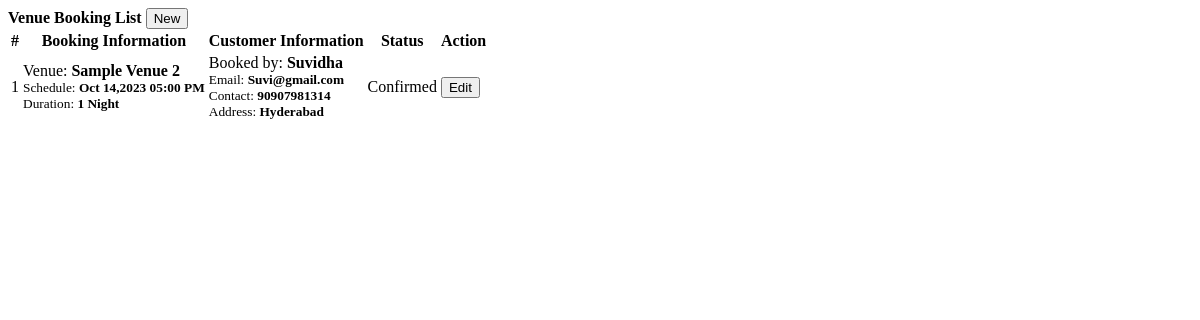
Page /admin/booking.php on the committed database.
### tables this page shows
CREATE TABLE `venue_booking` (
  `id` int(30) NOT NULL,
  `name` text NOT NULL,
  `address` text NOT NULL,
  `email` varchar(100) NOT NULL,
  `contact` varchar(100) NOT NULL,
  `venue_id` int(30) NOT NULL,
  `duration` varchar(100) NOT NULL,
  `datetime` datetime NOT NULL,
  `status` tinyint(1) NOT NULL DEFAULT 0 COMMENT '0-for verification,1=confirmed,2=canceled'
);

CREATE TABLE `venue` (
  `id` int(30) NOT NULL,
  `venue` text NOT NULL,
  `address` text NOT NULL,
  `description` text NOT NULL,
  `rate` float NOT NULL
);

### admin/booking.php (the view, shortened to what this page needs)
<?php include('db_connect.php');?>
<div class="container-fluid">
	<div class="col-lg-12">
		<div class="row">
			<div class="col-md-12">
				<div class="card">
					<div class="card-header">
						<b>Venue Booking List</b>
						<span class="">
							<button class="btn btn-primary btn-block btn-sm col-sm-2 float-right" type="button" id="new_book">
					<i class="fa fa-plus"></i> New</button>
				</span>
					</div>
					<div class="card-body">
						<table class="table table-bordered table-condensed table-hover">
							<thead>
								<tr>
									<th class="text-center">#</th>
									<th class="">Booking Information</th>
									<th class="">Customer Information</th>
									<th class="">Status</th>
									<th class="text-center">Action</th>
								</tr>
							</thead>
							<tbody>
								<?php
								$i = 1;
								$booking = $conn->query("SELECT b.*,v.venue from venue_booking b inner join venue v on v.id = b.venue_id");
								while($row=$booking->fetch_assoc()):
								?>
								<tr>
									<td class="text-center"><?php echo $i++ ?></td>
									<td class="">
										 <p>Venue: <b><?php echo ucwords($row['venue']) ?></b></p>
										 <p><small>Schedule: <b><?php echo date("M d,Y h:i A",strtotime($row['datetime'])) ?></b></small></p>
										 <p><small>Duration: <b><?php echo ucwords($row['duration']) ?></b></small></p>
									</td>
									<td class="">
										 <p>Booked by: <b><?php echo  ucwords($row['name']) ?></b></p>
										 <p><small>Email: <b><?php echo  ucwords($row['email']) ?></b></small></p>
										 <p><small>Contact: <b><?php echo  ucwords($row['contact']) ?></b></small></p>
										 <p><small>Address: <b><?php echo  ucwords($row['address']) ?></b></small></p>
									</td>
									<td class="text-center">
										 <?php if($row['status'] == 0): ?>
										 	<span class="badge badge-secondary">For Verification</span>
										 <?php elseif($row['status'] == 1): ?>
										 	<span class="badge badge-primary">Confirmed</span>
										<?php elseif($row['status'] == 2): ?>
										 	<span class="badge badge-danger">Cancelled</span>
										 <?php endif; ?>
									</td>
									<td class="text-center">
										<button class="btn btn-sm btn-outline-primary edit_book" type="button" data-id="<?php echo $row['id'] ?>" >Edit</button>
									</td>
								</tr>
								<?php endwhile; ?>
							</tbody>
						</table>
					</div>
				</div>
			</div>
		</div>
	</div>
</div>

### admin/booking.php (style rules this page uses)
td { vertical-align: middle !important; }
td p { margin: unset }

### rows in the picture
venue_booking: venue.venue "Sample Venue 2", datetime "Oct 14,2023 05:00 PM", duration "1 Night", name "Suvidha", email "Suvi@gmail.com", contact "90907981314", address "Hyderabad", status "Confirmed"
